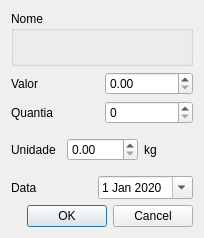
<?xml version="1.0" encoding="UTF-8"?>
<ui version="4.0">
 <class>Dialog</class>
 <widget class="QDialog" name="Dialog">
  <property name="geometry">
   <rect>
    <x>0</x>
    <y>0</y>
    <width>204</width>
    <height>238</height>
   </rect>
  </property>
  <property name="windowTitle">
   <string>Entrada</string>
  </property>
  <layout class="QVBoxLayout" name="verticalLayout">
   <item>
    <widget class="QGroupBox" name="groupNome">
     <property name="title">
      <string>Nome</string>
     </property>
     <layout class="QHBoxLayout" name="horizontalLayout_7">
      <item>
       <widget class="QLabel" name="labelNome">
        <property name="text">
         <string/>
        </property>
       </widget>
      </item>
     </layout>
    </widget>
   </item>
   <item>
    <layout class="QHBoxLayout" name="horizontalLayout">
     <item>
      <widget class="QLabel" name="valorLabel">
       <property name="text">
        <string>Valor</string>
       </property>
      </widget>
     </item>
     <item>
      <widget class="QDoubleSpinBox" name="valorDoubleSpinBox">
       <property name="maximum">
        <double>999.990000000000009</double>
       </property>
      </widget>
     </item>
    </layout>
   </item>
   <item>
    <layout class="QHBoxLayout" name="horizontalLayout_3">
     <item>
      <widget class="QLabel" name="quantiaLabel">
       <property name="text">
        <string>Quantia</string>
       </property>
      </widget>
     </item>
     <item>
      <widget class="QSpinBox" name="quantiaSpinBox">
       <property name="maximum">
        <number>999</number>
       </property>
      </widget>
     </item>
    </layout>
   </item>
   <item>
    <layout class="QHBoxLayout" name="horizontalLayout_2">
     <item>
      <widget class="QLabel" name="unidadeLabel">
       <property name="text">
        <string>Unidade</string>
       </property>
      </widget>
     </item>
     <item>
      <widget class="QDoubleSpinBox" name="unidadeDoubleSpinBox">
       <property name="maximum">
        <double>9999.989999999999782</double>
       </property>
      </widget>
     </item>
     <item>
      <widget class="QLabel" name="label">
       <property name="text">
        <string>kg</string>
       </property>
      </widget>
     </item>
    </layout>
   </item>
   <item>
    <layout class="QHBoxLayout" name="horizontalLayout_4">
     <item>
      <widget class="QLabel" name="dataLabel">
       <property name="text">
        <string>Data</string>
       </property>
      </widget>
     </item>
     <item>
      <widget class="QDateEdit" name="dataDateEdit">
       <property name="calendarPopup">
        <bool>true</bool>
       </property>
       <property name="date">
        <date>
         <year>2020</year>
         <month>1</month>
         <day>1</day>
        </date>
       </property>
      </widget>
     </item>
    </layout>
   </item>
   <item>
    <widget class="QDialogButtonBox" name="buttonBox">
     <property name="orientation">
      <enum>Qt::Horizontal</enum>
     </property>
     <property name="standardButtons">
      <set>QDialogButtonBox::Cancel|QDialogButtonBox::Ok</set>
     </property>
    </widget>
   </item>
  </layout>
 </widget>
 <resources/>
 <connections>
  <connection>
   <sender>buttonBox</sender>
   <signal>accepted()</signal>
   <receiver>Dialog</receiver>
   <slot>accept()</slot>
   <hints>
    <hint type="sourcelabel">
     <x>248</x>
     <y>254</y>
    </hint>
    <hint type="destinationlabel">
     <x>157</x>
     <y>274</y>
    </hint>
   </hints>
  </connection>
  <connection>
   <sender>buttonBox</sender>
   <signal>rejected()</signal>
   <receiver>Dialog</receiver>
   <slot>reject()</slot>
   <hints>
    <hint type="sourcelabel">
     <x>316</x>
     <y>260</y>
    </hint>
    <hint type="destinationlabel">
     <x>286</x>
     <y>274</y>
    </hint>
   </hints>
  </connection>
 </connections>
</ui>
